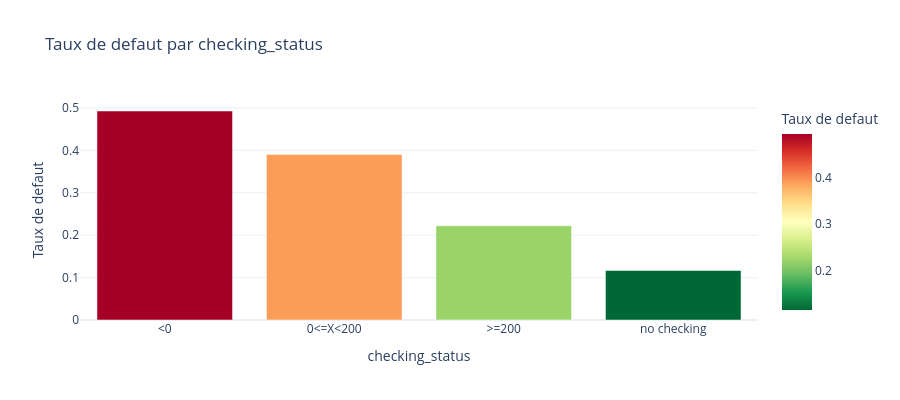
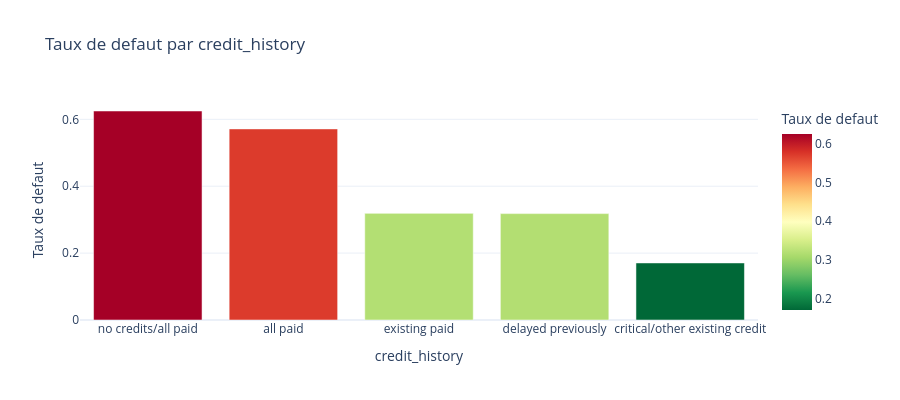
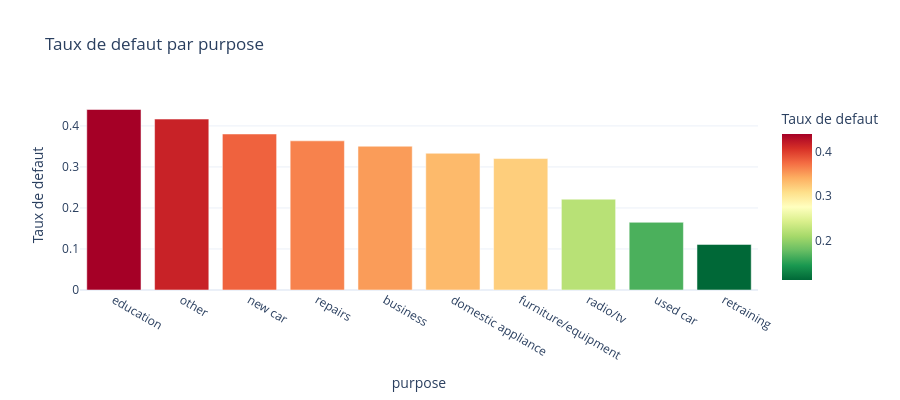

The code cell stored with these charts, in order, in its notebook:
### Code cell
# Taux de defaut par variable categorielle
for col in cat_cols[:6]:
    ct = df.groupby(col)['target'].agg(['mean', 'count']).reset_index()
    ct.columns = [col, 'taux_defaut', 'count']
    ct = ct.sort_values('taux_defaut', ascending=False)
    
    fig = px.bar(ct, x=col, y='taux_defaut',
        title=f'Taux de defaut par {col}',
        labels={'taux_defaut': 'Taux de defaut'},
        color='taux_defaut', color_continuous_scale='RdYlGn_r',
        template='plotly_white')
    fig.update_layout(height=400)
    fig.show()

### Figure 1 — Plotly figure (JSON) as saved in the notebook; plotly's stock layout.template omitted (floating-point values rounded to 4 significant figures)
{"data": [{"hovertemplate": "checking_status=%{x}<br>Taux de defaut=%{marker.color}<extra></extra>", "legendgroup": "", "marker": {"color": [0.4927, 0.3903, 0.2222, 0.1168], "coloraxis": "coloraxis", "pattern": {"shape": ""}}, "name": "", "orientation": "v", "showlegend": false, "textposition": "auto", "type": "bar", "x": ["<0", "0<=X<200", ">=200", "no checking"], "xaxis": "x", "y": [0.4927, 0.3903, 0.2222, 0.1168], "yaxis": "y"}], "layout": {"barmode": "relative", "coloraxis": {"colorbar": {"title": {"text": "Taux de defaut"}}, "colorscale": [[0, "rgb(0,104,55)"], [0.1, "rgb(26,152,80)"], [0.2, "rgb(102,189,99)"], [0.3, "rgb(166,217,106)"], [0.4, "rgb(217,239,139)"], [0.5, "rgb(255,255,191)"], [0.6, "rgb(254,224,139)"], [0.7, "rgb(253,174,97)"], [0.8, "rgb(244,109,67)"], [0.9, "rgb(215,48,39)"], [1, "rgb(165,0,38)"]]}, "height": 400, "legend": {"tracegroupgap": 0}, "title": {"text": "Taux de defaut par checking_status"}, "xaxis": {"anchor": "y", "domain": [0, 1], "title": {"text": "checking_status"}}, "yaxis": {"anchor": "x", "domain": [0, 1], "title": {"text": "Taux de defaut"}}}}

### Figure 2 — Plotly figure (JSON) as saved in the notebook; plotly's stock layout.template omitted (floating-point values rounded to 4 significant figures)
{"data": [{"hovertemplate": "credit_history=%{x}<br>Taux de defaut=%{marker.color}<extra></extra>", "legendgroup": "", "marker": {"color": [0.625, 0.5714, 0.3189, 0.3182, 0.1706], "coloraxis": "coloraxis", "pattern": {"shape": ""}}, "name": "", "orientation": "v", "showlegend": false, "textposition": "auto", "type": "bar", "x": ["no credits/all paid", "all paid", "existing paid", "delayed previously", "critical/other existing credit"], "xaxis": "x", "y": [0.625, 0.5714, 0.3189, 0.3182, 0.1706], "yaxis": "y"}], "layout": {"barmode": "relative", "coloraxis": {"colorbar": {"title": {"text": "Taux de defaut"}}, "colorscale": [[0, "rgb(0,104,55)"], [0.1, "rgb(26,152,80)"], [0.2, "rgb(102,189,99)"], [0.3, "rgb(166,217,106)"], [0.4, "rgb(217,239,139)"], [0.5, "rgb(255,255,191)"], [0.6, "rgb(254,224,139)"], [0.7, "rgb(253,174,97)"], [0.8, "rgb(244,109,67)"], [0.9, "rgb(215,48,39)"], [1, "rgb(165,0,38)"]]}, "height": 400, "legend": {"tracegroupgap": 0}, "title": {"text": "Taux de defaut par credit_history"}, "xaxis": {"anchor": "y", "domain": [0, 1], "title": {"text": "credit_history"}}, "yaxis": {"anchor": "x", "domain": [0, 1], "title": {"text": "Taux de defaut"}}}}

### Figure 3 — Plotly figure (JSON) as saved in the notebook; plotly's stock layout.template omitted (floating-point values rounded to 4 significant figures)
{"data": [{"hovertemplate": "purpose=%{x}<br>Taux de defaut=%{marker.color}<extra></extra>", "legendgroup": "", "marker": {"color": [0.44, 0.4167, 0.3803, 0.3636, 0.3505, 0.3333, 0.3204, 0.2214, 0.165, 0.1111], "coloraxis": "coloraxis", "pattern": {"shape": ""}}, "name": "", "orientation": "v", "showlegend": false, "textposition": "auto", "type": "bar", "x": ["education", "other", "new car", "repairs", "business", "domestic appliance", "furniture/equipment", "radio/tv", "used car", "retraining"], "xaxis": "x", "y": [0.44, 0.4167, 0.3803, 0.3636, 0.3505, 0.3333, 0.3204, 0.2214, 0.165, 0.1111], "yaxis": "y"}], "layout": {"barmode": "relative", "coloraxis": {"colorbar": {"title": {"text": "Taux de defaut"}}, "colorscale": [[0, "rgb(0,104,55)"], [0.1, "rgb(26,152,80)"], [0.2, "rgb(102,189,99)"], [0.3, "rgb(166,217,106)"], [0.4, "rgb(217,239,139)"], [0.5, "rgb(255,255,191)"], [0.6, "rgb(254,224,139)"], [0.7, "rgb(253,174,97)"], [0.8, "rgb(244,109,67)"], [0.9, "rgb(215,48,39)"], [1, "rgb(165,0,38)"]]}, "height": 400, "legend": {"tracegroupgap": 0}, "title": {"text": "Taux de defaut par purpose"}, "xaxis": {"anchor": "y", "domain": [0, 1], "title": {"text": "purpose"}}, "yaxis": {"anchor": "x", "domain": [0, 1], "title": {"text": "Taux de defaut"}}}}
